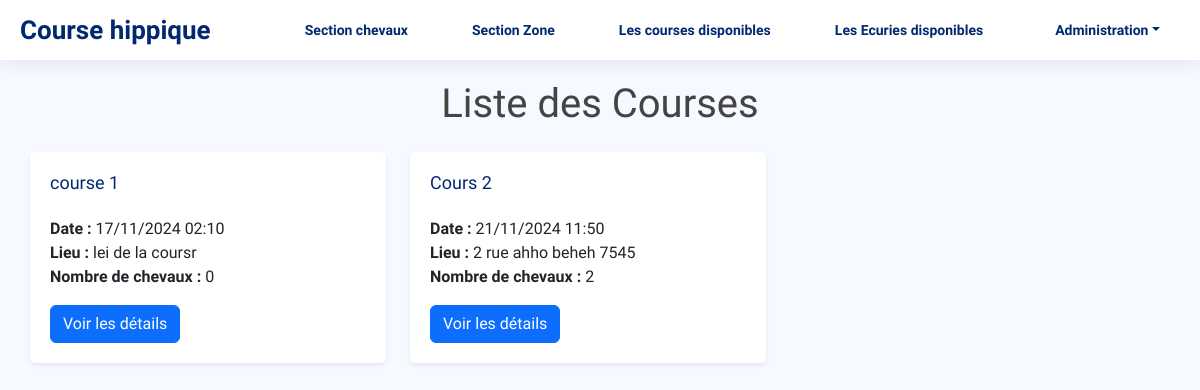
Page /courses/ on the committed database.
### hippodrome/models.py (models this page shows, shortened)
class Course(models.Model):
    name = models.CharField(max_length=100)  # Nom de la course
    date = models.DateTimeField()  # Date et heure de la course
    location = models.CharField(max_length=200)  # Lieu de la course
    chevaux = models.ManyToManyField(Cheval, related_name="courses")  # Chevaux participant à la course

### hippodrome/views.py (the view)
# urls.py: path('courses/', views.course_list, name='course_list'),
def course_list(request):
    courses = Course.objects.all()  # Récupère toutes les courses
    return render(request, 'hippodrome/course_list.html', {'courses': courses})  # Passe les courses au template

### templates/hippodrome/course_list.html (shortened to what this page needs)
{% extends 'base.html' %}
{% block main %}
  <main id="main" class="main">
      <section class="section dashboard">
          <div class="row">
              <div class="col-lg-12">
                  <div class="row">
                      <h1 class="mb-4 text-center">Liste des Courses</h1>
                        <div class="row">
                            {% for course in courses %}
                                <div class="col-md-6 col-lg-4 mb-4">
                                    <div class="card shadow-sm">
                                        <div class="card-body">
                                            <h5 class="card-title">{{ course.name }}</h5>
                                            <p class="card-text">
                                                <strong>Date :</strong> {{ course.date|date:"d/m/Y H:i" }}<br>
                                                <strong>Lieu :</strong> {{ course.location }}<br>
                                                <strong>Nombre de chevaux :</strong> {{ course.chevaux.count }}
                                            </p>
                                            <a href="{% url 'hippodrome:course_detail' course.id %}" class="btn btn-primary">Voir les détails</a>
                                        </div>
                                    </div>
                                </div>
                            {% endfor %}
                        </div>
                  </div>
              </div>
          </div>
      </section>
  </main>
{% endblock %}

### static/css/style.css (style rules this page uses)
:root { scroll-behavior: smooth; }
body { font-family: "Birthstone", cursive; background: #f6f9ff; color: #444444; }
a { color: #4154f1; text-decoration: none; }
h1, h2, h3, h4, h5, h6 { font-family: "Birthstone", cursive; }
#main { margin-top: 60px; padding: 20px 30px; transition: all 0.3s; }
.card { margin-bottom: 30px; border: none; border-radius: 5px; box-shadow: 0px 0 30px rgba(1, 41, 112, 0.1); }
.card-title { padding: 20px 0 15px 0; font-size: 18px; font-weight: 500; color: #012970; font-family: "Birthstone", cursive; }
.card-body { padding: 0 20px 20px 20px; }

### rows in the picture
Course: name "course 1", date "17/11/2024 02:10", location "lei de la coursr", chevaux.count "0"
Course: name "Cours 2", date "21/11/2024 11:50", location "2 rue ahho beheh 7545", chevaux.count "2"
